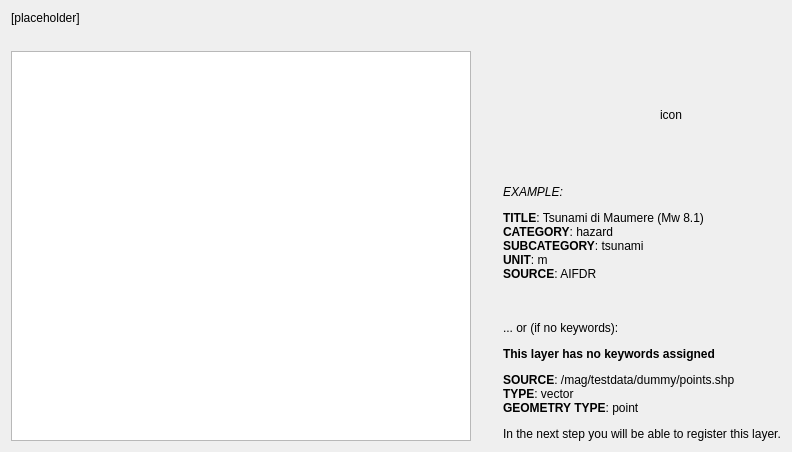
       <widget class="QWidget" name="pgF12HazLayerBrowser">
        <layout class="QVBoxLayout" name="verticalLayout_12">
         <item>
          <widget class="QLabel" name="lblSelectBrowserHazLayer">
           <property name="styleSheet">
            <string notr="true">font: 11pt &quot;Ubuntu&quot;;</string>
           </property>
           <property name="text">
            <string>&lt;html&gt;&lt;head/&gt;&lt;body&gt;&lt;p&gt;[placeholder]&lt;/p&gt;&lt;/body&gt;&lt;/html&gt;</string>
           </property>
           <property name="wordWrap">
            <bool>true</bool>
           </property>
          </widget>
         </item>
         <item>
          <spacer name="verticalSpacer_19">
           <property name="orientation">
            <enum>Qt::Vertical</enum>
           </property>
           <property name="sizeType">
            <enum>QSizePolicy::Fixed</enum>
           </property>
           <property name="sizeHint" stdset="0">
            <size>
             <width>20</width>
             <height>20</height>
            </size>
           </property>
          </spacer>
         </item>
         <item>
          <layout class="QGridLayout" name="gridLayout_11">
           <item row="0" column="3">
            <widget class="QLabel" name="lblIconIFCWHazardFromBrowser">
             <property name="sizePolicy">
              <sizepolicy hsizetype="Fixed" vsizetype="Fixed">
               <horstretch>0</horstretch>
               <verstretch>0</verstretch>
              </sizepolicy>
             </property>
             <property name="minimumSize">
              <size>
               <width>128</width>
               <height>128</height>
              </size>
             </property>
             <property name="maximumSize">
              <size>
               <width>128</width>
               <height>128</height>
              </size>
             </property>
             <property name="text">
              <string>icon</string>
             </property>
             <property name="scaledContents">
              <bool>true</bool>
             </property>
             <property name="alignment">
              <set>Qt::AlignCenter</set>
             </property>
            </widget>
           </item>
           <item row="0" column="4">
            <spacer name="horizontalSpacer_15">
             <property name="orientation">
              <enum>Qt::Horizontal</enum>
             </property>
             <property name="sizeType">
              <enum>QSizePolicy::Fixed</enum>
             </property>
             <property name="sizeHint" stdset="0">
              <size>
               <width>40</width>
               <height>20</height>
              </size>
             </property>
            </spacer>
           </item>
           <item row="0" column="0" rowspan="2">
            <widget class="QTreeView" name="tvBrowserHazard">
             <property name="minimumSize">
              <size>
               <width>460</width>
               <height>0</height>
              </size>
             </property>
             <property name="maximumSize">
              <size>
               <width>460</width>
               <height>16777215</height>
              </size>
             </property>
             <attribute name="headerVisible">
              <bool>false</bool>
             </attribute>
            </widget>
           </item>
           <item row="1" column="1">
            <spacer name="horizontalSpacer_17">
             <property name="orientation">
              <enum>Qt::Horizontal</enum>
             </property>
             <property name="sizeType">
              <enum>QSizePolicy::Fixed</enum>
             </property>
             <property name="sizeHint" stdset="0">
              <size>
               <width>20</width>
               <height>20</height>
              </size>
             </property>
            </spacer>
           </item>
           <item row="0" column="1" colspan="2">
            <spacer name="horizontalSpacer_14">
             <property name="orientation">
              <enum>Qt::Horizontal</enum>
             </property>
             <property name="sizeHint" stdset="0">
              <size>
               <width>40</width>
               <height>20</height>
              </size>
             </property>
            </spacer>
           </item>
           <item row="1" column="2" colspan="3">
            <widget class="QLabel" name="lblDescribeBrowserHazLayer">
             <property name="sizePolicy">
              <sizepolicy hsizetype="Preferred" vsizetype="Expanding">
               <horstretch>0</horstretch>
               <verstretch>0</verstretch>
              </sizepolicy>
             </property>
             <property name="text">
              <string notr="true">&lt;html&gt;&lt;head/&gt;&lt;body&gt;&lt;p&gt;&lt;i&gt;EXAMPLE:&lt;/i&gt;&lt;/p&gt;&lt;p&gt;&lt;span style=&quot; font-weight:600;&quot;&gt;TITLE&lt;/span&gt;: Tsunami di Maumere (Mw 8.1)&lt;br/&gt;&lt;span style=&quot; font-weight:600;&quot;&gt;CATEGORY&lt;/span&gt;: hazard&lt;br/&gt;&lt;span style=&quot; font-weight:600;&quot;&gt;SUBCATEGORY&lt;/span&gt;: tsunami&lt;br/&gt;&lt;span style=&quot; font-weight:600;&quot;&gt;UNIT&lt;/span&gt;: m&lt;br/&gt;&lt;span style=&quot; font-weight:600;&quot;&gt;SOURCE&lt;/span&gt;: AIFDR &lt;br/&gt;&lt;br/&gt;&lt;/p&gt;&lt;p&gt;... or (if no keywords):&lt;/p&gt;&lt;p&gt;&lt;span style=&quot; font-weight:600;&quot;&gt;This layer has no keywords assigned&lt;/span&gt;&lt;/p&gt;&lt;p&gt;&lt;span style=&quot; font-weight:600;&quot;&gt;SOURCE&lt;/span&gt;: /mag/testdata/dummy/points.shp&lt;br/&gt;&lt;span style=&quot; font-weight:600;&quot;&gt;TYPE&lt;/span&gt;: vector&lt;br/&gt;&lt;span style=&quot; font-weight:600;&quot;&gt;GEOMETRY TYPE&lt;/span&gt;: point&lt;/p&gt;&lt;p&gt;In the next step you will be able to register this layer.&lt;/p&gt;&lt;/body&gt;&lt;/html&gt;</string>
             </property>
             <property name="alignment">
              <set>Qt::AlignLeading|Qt::AlignLeft|Qt::AlignVCenter</set>
             </property>
             <property name="wordWrap">
              <bool>true</bool>
             </property>
            </widget>
           </item>
          </layout>
         </item>
        </layout>
       </widget>
